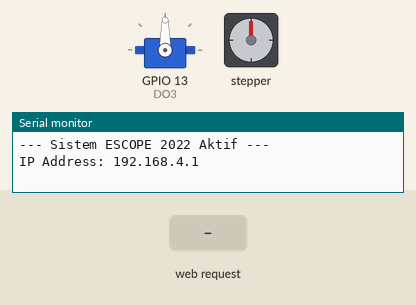
Recording of a sketch running on a simulated ESP32. On the bench: servo, stepper motor, the last lines printed to the serial monitor. Inputs (shaded band) come from the test bench. Stepper angles assume 2048 steps per turn.

Above: at 1.2 s.
1.3 s: HTTP request GET /control?cmd=A received
At 1.75 s:
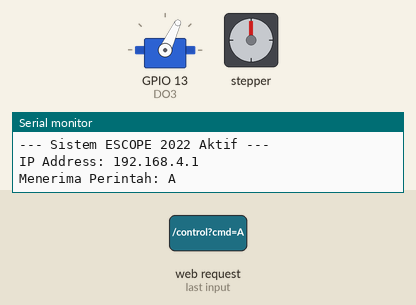
4.3 s: HTTP request GET /control?cmd=B received
At 4.75 s:
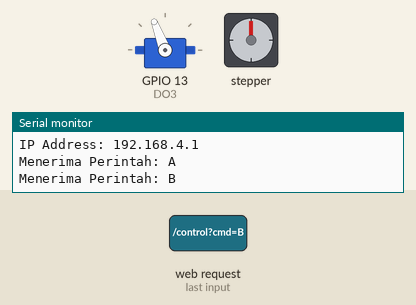
7.3 s: HTTP request GET /control?cmd=X received
At 7.45 s:
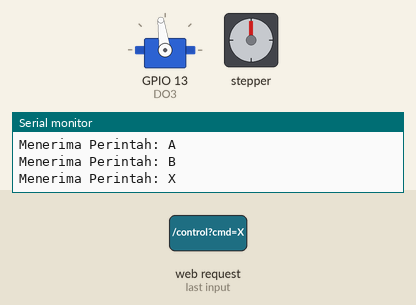
At 8.06 s:
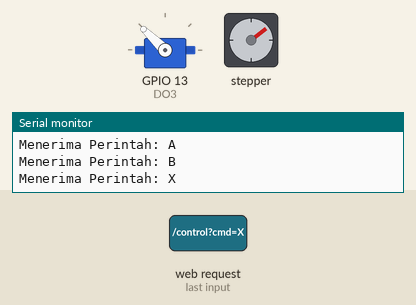
10.3 s: HTTP request GET /control?cmd=S received
13.3 s: HTTP request GET /control?cmd=A received
16.3 s: HTTP request GET /control?cmd=B received
Timing chart, 0 to 22.6 s (numbered marks = the images above; inputs shaded):
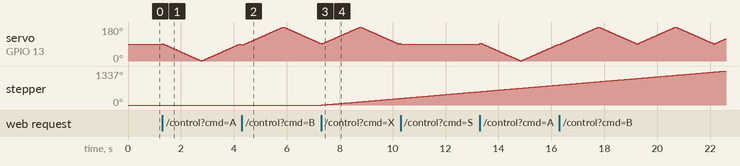

The sketch:

M6-Tantangan.ino
```cpp
#include <WiFi.h>
#include <ESPAsyncWebServer.h>
#include <ESP32Servo.h>
#include <Stepper.h>

// Definisi Pin ESCOPE 2022
#define DO0 12
#define DO1 14
#define DO2 27
#define DO3 13
#define AO0 26

// Konfigurasi WiFi
const char* ssid = "RAIHAN_K1_02";
const char* password = "123456789";

// Inisialisasi Hardware
Servo myServo;
const int stepsPerRev = 2048;

// Stepper menggunakan DO0, DO1, DO2, dan LED1 sebagai pin keempat
Stepper myStepper(stepsPerRev, DO0, DO2, DO1, AO0);

AsyncWebServer server(80);

// Status Kontrol
enum ServoMode {S_STOP, S_MINUS, S_PLUS};
enum StepperMode {ST_STOP, ST_CW, ST_CCW};
ServoMode sState = S_STOP;
StepperMode stState = ST_STOP;

int servoPos = 90;
bool servoDir = true;
unsigned long lastServoMove = 0;

void setup() {
  Serial.begin(115200);

  // Setup Motor
  myServo.attach(DO3); // Servo sesuai permintaan pada DO3 (Pin 13)
  myServo.write(90);
  myStepper.setSpeed(15);

  WiFi.softAP(ssid, password);
  Serial.println("\n--- Sistem ESCOPE 2022 Aktif ---");
  Serial.print("IP Address: ");
  Serial.println(WiFi.softAPIP());

  // Jalur Perintah HTTP
  server.on("/control", HTTP_GET, [](AsyncWebServerRequest *request){
    if (request->hasParam("cmd")) {
      String cmd = request->getParam("cmd")->value();

      if (cmd == "A") sState = S_MINUS;
      else if (cmd == "B") sState = S_PLUS;
      else if (cmd == "S") sState = S_STOP;
      else if (cmd == "X") stState = ST_CW;
      else if (cmd == "R") stState = ST_CCW;
      else if (cmd == "L") stState = ST_STOP;

      Serial.print("Menerima Perintah: ");
      Serial.println(cmd);
      request->send(200, "text/plain", "OK");
    }
  });

  server.begin();
}

void loop() {
  // Logika Gerak Servo bolak-balik
  if (sState != S_STOP) {
    if (millis() - lastServoMove > 15) {
      lastServoMove = millis();
      int minL = (sState == S_MINUS) ? 0 : 90;
      int maxL = (sState == S_MINUS) ? 90 : 180;

      if (servoDir) servoPos++; else servoPos--;
      if (servoPos >= maxL) servoDir = false;
      if (servoPos <= minL) servoDir = true;
      myServo.write(servoPos);
    }
  } else {
    myServo.write(90);
  }

  // Logika Gerak Stepper
  if (stState == ST_CW) {
    myStepper.step(1);
  } else if (stState == ST_CCW) {
    myStepper.step(-1);
  }
}
```

Measured:
- after the input at 7.3 s, stepper: keeps turning clockwise at about 88°/s, starting at once
